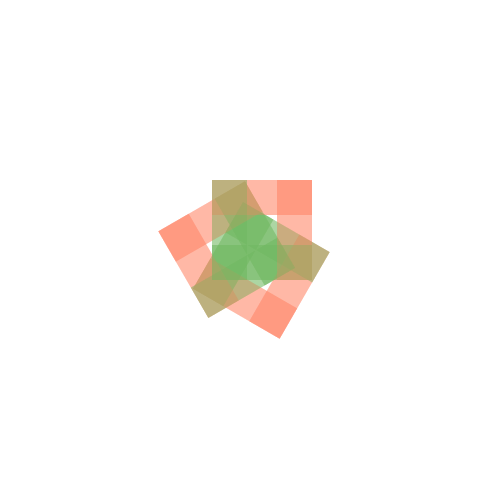
Frame 1 (no input)
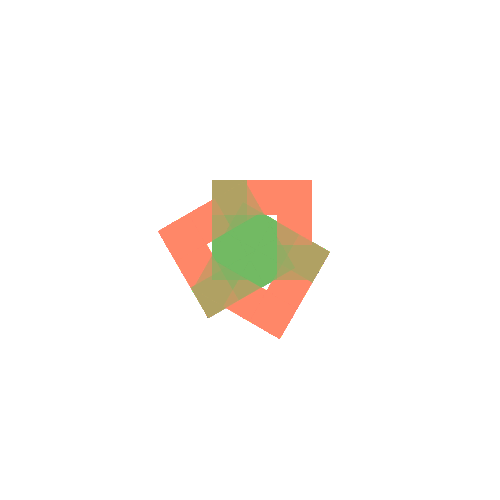
Frame 60 (the mouse pressed at the canvas centre just before this capture)
Frame 120 (the mouse held since frame 60 and released just before this capture): identical to frame 60, image omitted

The Processing sketch that drew these frames (run headless with seeded random() and noise(); from frame 60 on, the mouse is pressed at the canvas centre):

// Processing sketch: processing_85122
// ── processing_85122.pde

void setup(){
size(500, 500);
 background(255);
 smooth();
}

void draw(){
  noStroke();
  //ㄱㄱ
  translate(width/2, height/2);
  for (int i=0;i<360;i=i+30){
  rotate(radians(120)); 
  fill(255,135,100,50);
  rect(-38,-70,100,35);
  rect(27,-70,35,100);
  //ㄴ
  fill(110,185,95,50);
  rect(-38,-5,100,35);
  rect(-38,-70,35,100);
 }
}
